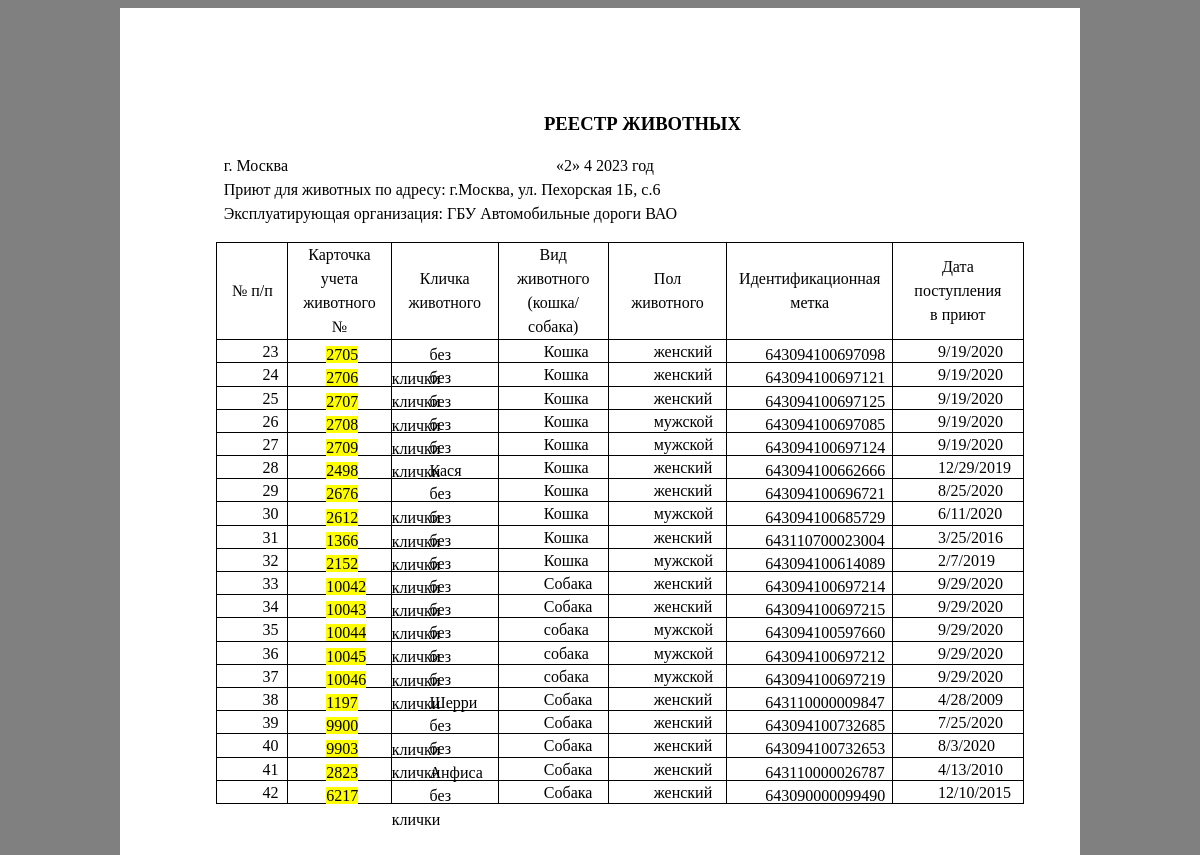
Screenshot of /pril4_for_pehor.php with the database file from the repository.
### pril4_for_pehor.php (the view, shortened to what this page needs)
<html>
<?php
require_once('ConnectDB.php');
$sql = "SELECT * FROM `TABLE 1` WHERE `адрес приюта` LIKE '%Пехорская%' ";
$result = mysqli_query($connect, $sql);
?>
<head>
</head>
<body style="background-color:gray;">
	<div class="c24" style="width:800; height:1331; background-color:white;   margin: auto;">
		<p class="c22"><span class="c23">РЕЕСТР ЖИВОТНЫХ</span></p>
		<p class="c16" id="h.gjdgxs"><span class="c9"></span></p>
		<p class="c10"><span class="c3">г. Москва
		<?php
		$today = getdate();
		echo "«",$today['mday'],"»        ",$today['mon'],"       ",$today['year'],"  год";?></span></p>
		<p class="c10"><span class="c3"><?php
		echo	"Приют для животных по адресу: г.Москва, ул. Пехорская 1Б, с.6" ?></span></p>
		<p class="c10"><span class="c3"><?php
		echo "Эксплуатирующая организация: ГБУ Автомобильные дороги ВАО" ?></span></p>
		<p class="c0"><span class="c3"></span></p><a id="t.43100d12c1eff6a5d3b3e8719d279bee0baf432d"></a><a id="t.0"></a>
		<table class="c5">
			<tbody>
				<tr class="c21">
					<td class="c15" colspan="2" rowspan="1">
						<p class="c14"><span class="c3">№ п/п</span></p>
					</td>
					<td class="c18" colspan="2" rowspan="1">
						<p class="c14"><span>Карточка учета животного №</span></p>
					</td>
					<td class="c1" colspan="2" rowspan="1">
						<p class="c14"><span class="c3">Кличка животного</span></p>
					</td>
					<td class="c17" colspan="2" rowspan="1">
						<p class="c14"><span class="c3">Вид животного (кошка/собака)</span></p>
					</td>
					<td class="c20" colspan="2" rowspan="1">
						<p class="c14"><span class="c3">Пол животного</span></p>
					</td>
					<td class="c19" colspan="2" rowspan="1">
						<p class="c14"><span class="c3">Идентификационная метка</span></p>
					</td>
					<td class="c20" colspan="2" rowspan="1">
						<p class="c14"><span class="c3">Дата поступления</span></p>
						<p class="c14"><span class="c3">в приют</span></p>
					</td>
				</tr>
				<?php while($row = mysqli_fetch_assoc($result)) {?>
				<tr class="c12">
					<td class="c13" colspan="2" rowspan="1">
						<p class="c0"><span class="c3"><?php echo $row['п/п']; ?></span></p>
					</td>
					<td class="c1" colspan="2" rowspan="1">
						<p class="c0"><span class="c3 c11"><?php echo $row['карточка учета животного №']; ?></span><p>
					</td>
					<td class="c1" colspan="2" rowspan="1">
						<p class="c0"><span class="c3"><?php echo $row['кличка']; ?></span></p>
					</td>
					<td class="c4" colspan="2" rowspan="1">
						<p class="c0"><span class="c3"></span><?php echo $row['вид']; ?></p>
					</td>
					<td class="c8" colspan="2" rowspan="1">
						<p class="c0"><span class="c3"></span><?php echo $row['пол']; ?></p>
					</td>
					<td class="c1" colspan="2" rowspan="1">
						<p class="c0"><span class="c3"></span><?php echo $row['идентификационная метка']; ?></p>
					</td>
					<td class="c8" colspan="2" rowspan="1">
						<p class="c0"><span class="c3"></span><?php echo $row['дата поступления в приют']; ?></p>
					</td>
				<?php } ?>
			</tbody>
		</table>
		<p class="c25"><span class="c9"></span></p>
	</div>
</body>
</html>

### rows the page displays
table 1: value "23", value "2705", кличка "без клички", вид "Кошка", пол "женский", идентификационная метка "643094100697098", дата поступления в приют "9/19/2020"
table 1: value "24", value "2706", кличка "без клички", вид "Кошка", пол "женский", идентификационная метка "643094100697121", дата поступления в приют "9/19/2020"
table 1: value "25", value "2707", кличка "без клички", вид "Кошка", пол "женский", идентификационная метка "643094100697125", дата поступления в приют "9/19/2020"
table 1: value "26", value "2708", кличка "без клички", вид "Кошка", пол "мужской", идентификационная метка "643094100697085", дата поступления в приют "9/19/2020"
table 1: value "27", value "2709", кличка "без клички", вид "Кошка", пол "мужской", идентификационная метка "643094100697124", дата поступления в приют "9/19/2020"
table 1: value "28", value "2498", кличка "Кася", вид "Кошка", пол "женский", идентификационная метка "643094100662666", дата поступления в приют "12/29/2019"
table 1: value "29", value "2676", кличка "без клички", вид "Кошка", пол "женский", идентификационная метка "643094100696721", дата поступления в приют "8/25/2020"
table 1: value "30", value "2612", кличка "без клички", вид "Кошка", пол "мужской", идентификационная метка "643094100685729", дата поступления в приют "6/11/2020"
table 1: value "31", value "1366", кличка "без клички", вид "Кошка", пол "женский", идентификационная метка "643110700023004", дата поступления в приют "3/25/2016"
table 1: value "32", value "2152", кличка "без клички", вид "Кошка", пол "мужской", идентификационная метка "643094100614089", дата поступления в приют "2/7/2019"
table 1: value "33", value "10042", кличка "без клички", вид "Собака", пол "женский", идентификационная метка "643094100697214", дата поступления в приют "9/29/2020"
table 1: value "34", value "10043", кличка "без клички", вид "Собака", пол "женский", идентификационная метка "643094100697215", дата поступления в приют "9/29/2020"
table 1: value "35", value "10044", кличка "без клички", вид "собака", пол "мужской", идентификационная метка "643094100597660", дата поступления в приют "9/29/2020"
table 1: value "36", value "10045", кличка "без клички", вид "собака", пол "мужской", идентификационная метка "643094100697212", дата поступления в приют "9/29/2020"
table 1: value "37", value "10046", кличка "без клички", вид "собака", пол "мужской", идентификационная метка "643094100697219", дата поступления в приют "9/29/2020"
table 1: value "38", value "1197", кличка "Шерри", вид "Собака", пол "женский", идентификационная метка "643110000009847", дата поступления в приют "4/28/2009"
table 1: value "39", value "9900", кличка "без клички", вид "Собака", пол "женский", идентификационная метка "643094100732685", дата поступления в приют "7/25/2020"
table 1: value "40", value "9903", кличка "без клички", вид "Собака", пол "женский", идентификационная метка "643094100732653", дата поступления в приют "8/3/2020"
table 1: value "41", value "2823", кличка "Анфиса", вид "Собака", пол "женский", идентификационная метка "643110000026787", дата поступления в приют "4/13/2010"
table 1: value "42", value "6217", кличка "без клички", вид "Собака", пол "женский", идентификационная метка "643090000099490", дата поступления в приют "12/10/2015"

### other values shown
$today['mday'] "2"
$today['mon'] "4"
$today['year'] "2023"
